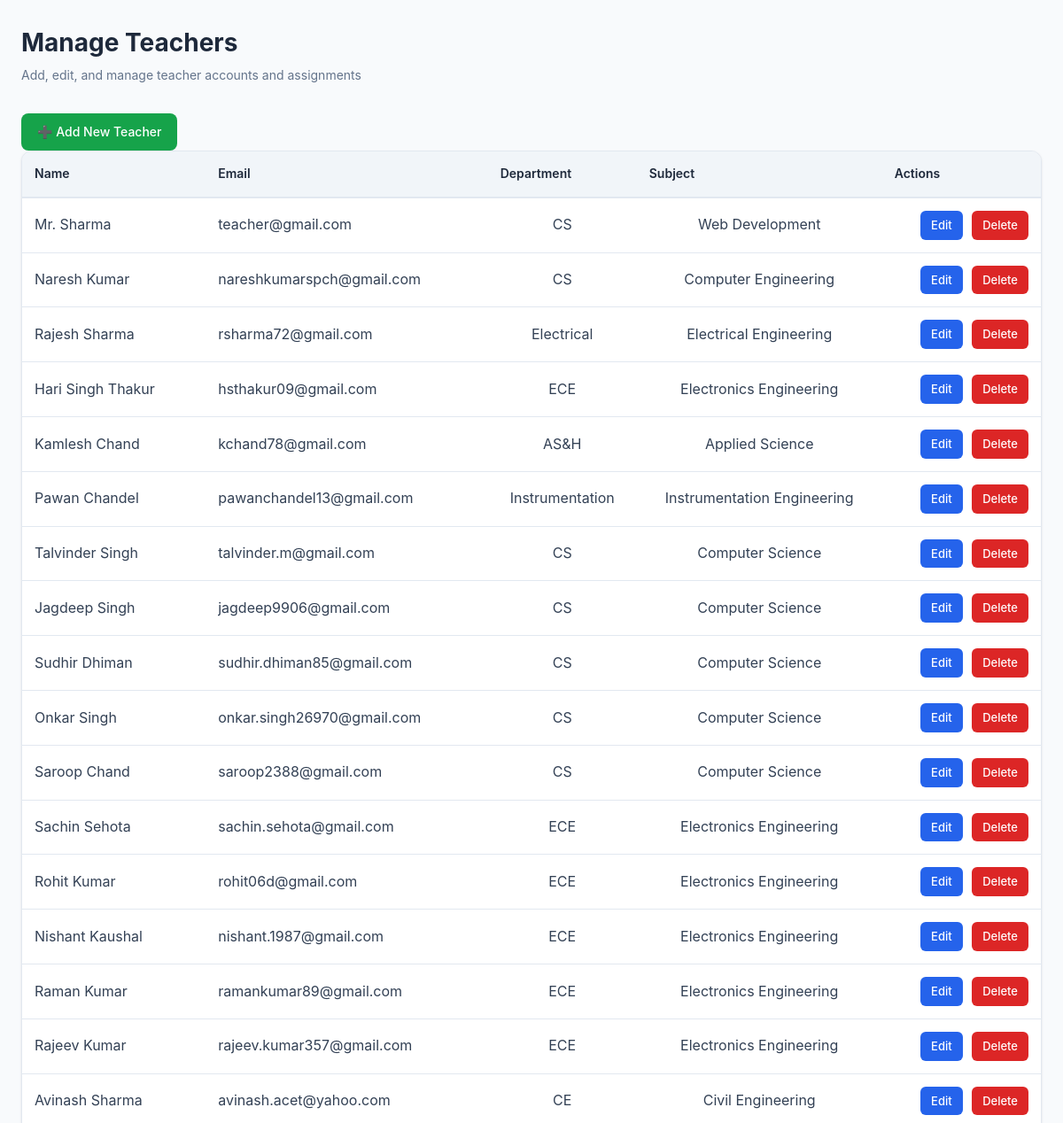
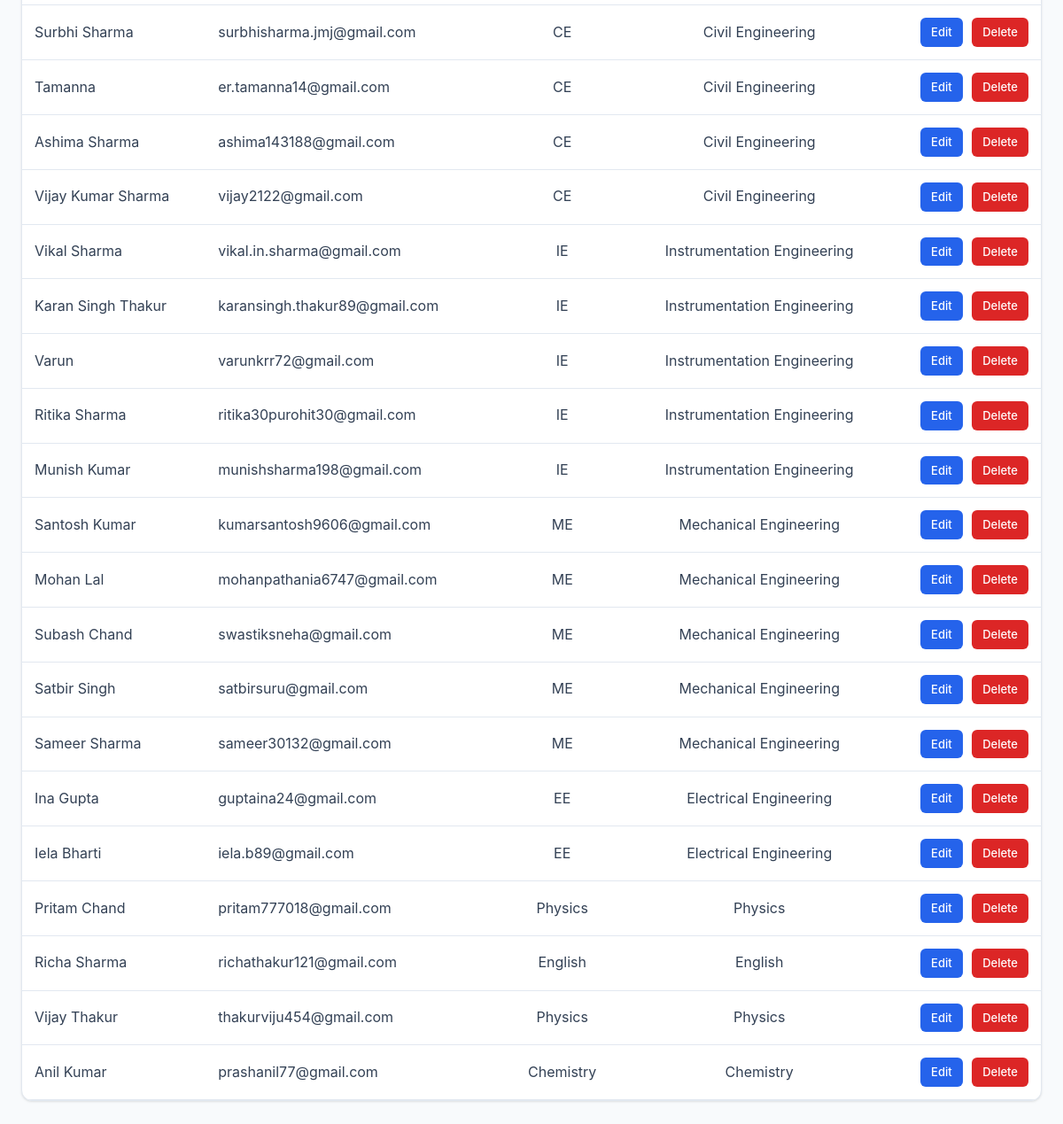
The app's page /admin/teachers (signed in) with its own data (2 pictures, top to bottom).
### app.py (models this page shows)
class User(db.Model):
    id = db.Column(db.Integer, primary_key=True)
    role = db.Column(db.String(20), nullable=False)
    name = db.Column(db.String(100), nullable=False)
    email = db.Column(db.String(100), unique=True, nullable=False)
    password = db.Column(db.String(200), nullable=False)
    roll_number = db.Column(db.String(20), nullable=True)
    branch = db.Column(db.String(100), nullable=True)
    semester = db.Column(db.String(20), nullable=True)
    department = db.Column(db.String(100), nullable=True)
    subject = db.Column(db.String(100), nullable=True)

### app.py (the view)
@app.route('/admin/teachers')
def manage_teachers():
    if session.get('role') != 'admin': abort(403)
    return render_template("manage_teachers.html",
                           teachers=User.query.filter_by(role='teacher').all())

### templates/manage_teachers.html (shortened to what this page needs)
<!DOCTYPE html>
<html lang="en">
<head>
    <link rel="stylesheet" href="{{ url_for('static', filename='style.css') }}">
</head>
<body>
    <div class="container">
        <div class="page-header">
            <h1>Manage Teachers</h1>
            <p>Add, edit, and manage teacher accounts and assignments</p>
        </div>
        <div class="page-actions">
            <a href="{{ url_for('add_teacher') }}" class="btn btn-success">➕ Add New Teacher</a>
        </div>
        {% if teachers %}
        <div class="table-wrapper">
            <table>
                <thead>
                    <tr>
                        <th>Name</th>
                        <th>Email</th>
                        <th>Department</th>
                        <th>Subject</th>
                        <th>Actions</th>
                    </tr>
                </thead>
                <tbody>
                    {% for t in teachers %}
                    <tr>
                        <td>{{ t.name }}</td>
                        <td>{{ t.email }}</td>
                        <td>{{ t.department }}</td>
                        <td>{{ t.subject }}</td>
                        <td>
                            <a href="{{ url_for('edit_teacher', id=t.id) }}" class="action-btn edit-btn">Edit</a>
                            <a href="{{ url_for('delete_teacher', id=t.id) }}" class="action-btn delete-btn">Delete</a>
                        </td>
                    </tr>
                    {% endfor %}
                </tbody>
            </table>
        </div>
        {% endif %}
    </div>
</body>
</html>

### static/style.css (style rules this page uses)
* { margin: 0; padding: 0; box-sizing: border-box; }
:root { --primary: #2563eb; --primary-dark: #1e40af; --primary-light: #3b82f6; --primary-gradient: linear-gradient(135deg, #2563eb 0%, #3b82f6 100%); --secondary: #06b6d4; --secondary-gradient: linear-gradient(135deg, #06b6d4 0%, #0891b2 100%); --accent: #dc2626; --accent-warm: #ea580c; --accent-warm-gradient: linear-gradient(135deg, #ea580c 0%, #d97706 100%); --success: #16a34a; --success-gradient: linear-gradient(135deg, #16a34a 0%, #15803d 100%); --warning: #ca8a04; --warning-gradient: linear-gradient(135deg, #ca8a04 0%, #b45309 100%); --purple: #9333ea; --purple-gradient: linear-gradient(135deg, #9333ea 0%, #7c3aed 100%); --pink: #ec4899; --pink-gradient: linear-gradient(135deg, #ec4899 0%, #db2777 100%); --indigo: #4f46e5; --indigo-gradient: linear-gradient(135deg, #4f46e5 0%, #4338ca 100%); --bg-dark: #f8fafc; --bg-darker: #f1f5f9; --card-bg: #ffffff; --border-color: #e2e8f0; --text-light: #1e293b; --text-muted: #64748b; --text-dark: #334155; --shadow: 0 1px 3px rgba(0, 0, 0, 0.08), 0 1px 2px rgba(0, 0, 0, 0.04); --shadow-md: 0 4px 6px rgba(0, 0, 0, 0.1), 0 2px 4px rgba(0, 0, 0, 0.06); --shadow-lg: 0 10px 15px rgba(0, 0, 0, 0.1), 0 4px 6px rgba(0, 0, 0, 0.05); --radius: 8px; --font-sans: -apple-system, BlinkMacSystemFont, 'Segoe UI', 'Roboto', 'Oxygen', 'Ubuntu', 'Cantarell', sans-serif; }
body { font-family: var(--font-sans); background: var(--bg-dark); color: var(--text-light); line-height: 1.6; }
.btn { padding: 10px 20px; border: none; border-radius: var(--radius); font-family: inherit; font-size: 14px; font-weight: 500; cursor: pointer; transition: all 0.2s ease; text-decoration: none; display: inline-block; }
.btn-success { background: var(--success); color: white; }
table { width: 100%; border-collapse: collapse; }
thead { background: var(--bg-darker); border-bottom: 2px solid var(--border-color); }
th { padding: 12px; text-align: left; font-weight: 600; color: var(--text-light); }
td { padding: 12px; border-bottom: 1px solid var(--border-color); color: var(--text-dark); }
h1, h2, h3, h4, h5, h6 { font-weight: 600; line-height: 1.2; color: var(--text-light); }
h1 { font-size: 28px; }
body { background: linear-gradient(135deg, #6a11cb 0%, #2575fc 100%); font-family: "Poppins", Arial, sans-serif; }

### templates/manage_teachers.html (style rules this page uses)
* { margin: 0; padding: 0; box-sizing: border-box; }
body { font-family: 'Inter', -apple-system, BlinkMacSystemFont, 'Segoe UI', sans-serif; background: var(--bg-dark); color: var(--text-light); }
.container { max-width: 1400px; margin: 0 auto; padding: 32px 24px; }
.page-header { margin-bottom: 32px; }
.page-header h1 { font-size: 28px; font-weight: 700; color: var(--text-light); margin-bottom: 8px; }
.page-header p { color: var(--text-muted); font-size: 14px; }
.page-actions { display: flex; gap: 12px; margin-top: 16px; flex-wrap: wrap; }
.btn { padding: 10px 18px; border-radius: 8px; text-decoration: none; background: var(--primary); color: white; font-size: 14px; font-weight: 500; cursor: pointer; border: none; transition: all 0.2s ease; display: inline-flex; align-items: center; gap: 8px; }
.btn-success { background: var(--success); }
.table-wrapper { background: var(--card-bg); border-radius: 12px; border: 1px solid var(--border-color); overflow: hidden; box-shadow: var(--shadow); }
table { width: 100%; border-collapse: collapse; text-align: center; }
thead { background: var(--bg-darker); border-bottom: 2px solid var(--border-color); }
th { padding: 14px; text-align: left; font-weight: 600; color: var(--text-light); font-size: 14px; }
td { padding: 14px; border-bottom: 1px solid var(--border-color); color: var(--text-dark); text-align: left; }
tbody tr { transition: background 0.2s ease; }
td:nth-child(3), td:nth-child(4) { text-align: center; }
td:last-child { text-align: right; }
.action-btn { padding: 6px 12px; border-radius: 6px; text-decoration: none; font-size: 13px; font-weight: 500; color: white; margin-left: 6px; display: inline-block; cursor: pointer; border: none; transition: all 0.2s ease; }
.edit-btn { background: var(--primary); }
.delete-btn { background: var(--accent); }

### records on screen
User: name "Mr. Sharma", email "teacher@gmail.com", department "CS", subject "Web Development"
User: name "Naresh Kumar", email "nareshkumarspch@gmail.com", department "CS", subject "Computer Engineering"
User: name "Rajesh Sharma", email "rsharma72@gmail.com", department "Electrical", subject "Electrical Engineering"
User: name "Hari Singh Thakur", email "hsthakur09@gmail.com", department "ECE", subject "Electronics Engineering"
User: name "Kamlesh Chand", email "kchand78@gmail.com", department "AS&H", subject "Applied Science"
User: name "Pawan Chandel", email "pawanchandel13@gmail.com", department "Instrumentation", subject "Instrumentation Engineering"
User: name "Talvinder Singh", email "talvinder.m@gmail.com", department "CS", subject "Computer Science"
User: name "Jagdeep Singh", email "jagdeep9906@gmail.com", department "CS", subject "Computer Science"
User: name "Sudhir Dhiman", email "sudhir.dhiman85@gmail.com", department "CS", subject "Computer Science"
User: name "Onkar Singh", email "onkar.singh26970@gmail.com", department "CS", subject "Computer Science"
User: name "Saroop Chand", email "saroop2388@gmail.com", department "CS", subject "Computer Science"
User: name "Sachin Sehota", email "sachin.sehota@gmail.com", department "ECE", subject "Electronics Engineering"
User: name "Rohit Kumar", email "rohit06d@gmail.com", department "ECE", subject "Electronics Engineering"
User: name "Nishant Kaushal", email "nishant.1987@gmail.com", department "ECE", subject "Electronics Engineering"
User: name "Raman Kumar", email "ramankumar89@gmail.com", department "ECE", subject "Electronics Engineering"
User: name "Rajeev Kumar", email "rajeev.kumar357@gmail.com", department "ECE", subject "Electronics Engineering"
User: name "Avinash Sharma", email "avinash.acet@yahoo.com", department "CE", subject "Civil Engineering"
User: name "Surbhi Sharma", email "surbhisharma.jmj@gmail.com", department "CE", subject "Civil Engineering"
User: name "Tamanna", email "er.tamanna14@gmail.com", department "CE", subject "Civil Engineering"
User: name "Ashima Sharma", email "ashima143188@gmail.com", department "CE", subject "Civil Engineering"
User: name "Vijay Kumar Sharma", email "vijay2122@gmail.com", department "CE", subject "Civil Engineering"
User: name "Vikal Sharma", email "vikal.in.sharma@gmail.com", department "IE", subject "Instrumentation Engineering"
User: name "Karan Singh Thakur", email "karansingh.thakur89@gmail.com", department "IE", subject "Instrumentation Engineering"
User: name "Varun", email "varunkrr72@gmail.com", department "IE", subject "Instrumentation Engineering"
User: name "Ritika Sharma", email "ritika30purohit30@gmail.com", department "IE", subject "Instrumentation Engineering"
User: name "Munish Kumar", email "munishsharma198@gmail.com", department "IE", subject "Instrumentation Engineering"
User: name "Santosh Kumar", email "kumarsantosh9606@gmail.com", department "ME", subject "Mechanical Engineering"
User: name "Mohan Lal", email "mohanpathania6747@gmail.com", department "ME", subject "Mechanical Engineering"
User: name "Subash Chand", email "swastiksneha@gmail.com", department "ME", subject "Mechanical Engineering"
User: name "Satbir Singh", email "satbirsuru@gmail.com", department "ME", subject "Mechanical Engineering"
User: name "Sameer Sharma", email "sameer30132@gmail.com", department "ME", subject "Mechanical Engineering"
User: name "Ina Gupta", email "guptaina24@gmail.com", department "EE", subject "Electrical Engineering"
User: name "Iela Bharti", email "iela.b89@gmail.com", department "EE", subject "Electrical Engineering"
User: name "Pritam Chand", email "pritam777018@gmail.com", department "Physics", subject "Physics"
User: name "Richa Sharma", email "richathakur121@gmail.com", department "English", subject "English"
User: name "Vijay Thakur", email "thakurviju454@gmail.com", department "Physics", subject "Physics"
User: name "Anil Kumar", email "prashanil77@gmail.com", department "Chemistry", subject "Chemistry"
